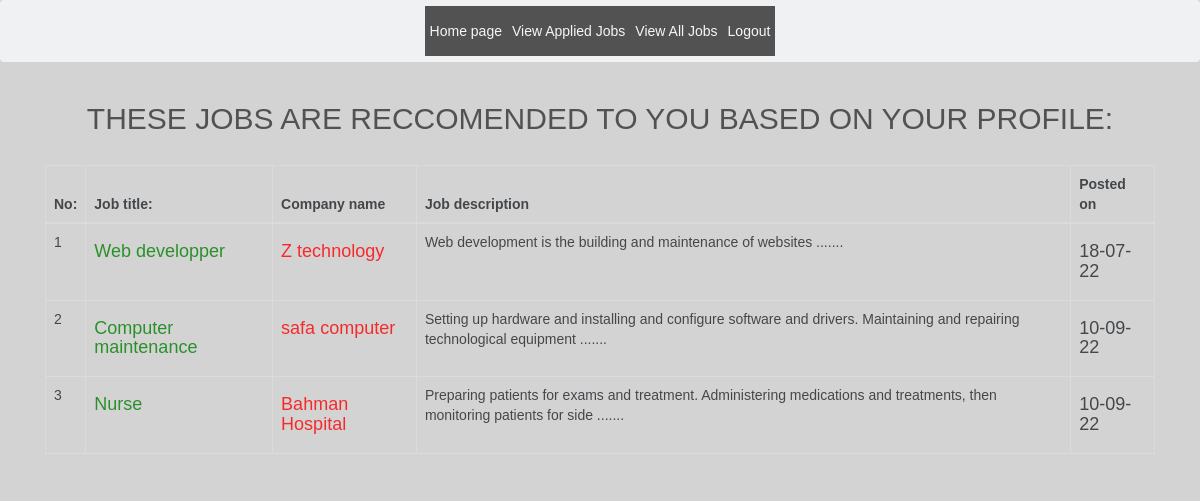
Screenshot of /jobseeker/recomandedjob.php (signed in) with the database file from the repository.
### tables this page shows
CREATE TABLE `jobs` (
  `jobid` int(11) NOT NULL,
  `eid` int(11) NOT NULL,
  `title` varchar(200) DEFAULT NULL,
  `jobdesc` blob DEFAULT NULL,
  `vacno` int(11) DEFAULT NULL,
  `experience` varchar(200) DEFAULT NULL,
  `basicpay` varchar(200) DEFAULT NULL,
  `fnarea` varchar(200) DEFAULT NULL,
  `location` varchar(200) DEFAULT NULL,
  `industry` varchar(200) DEFAULT NULL,
  `ugqual` varchar(200) DEFAULT NULL,
  `pgqual` varchar(200) DEFAULT NULL,
  `profile` blob DEFAULT NULL,
  `postdate` varchar(30) NOT NULL
);

CREATE TABLE `employer` (
  `eid` int(11) NOT NULL,
  `log_id` int(11) NOT NULL,
  `ename` varchar(200) DEFAULT NULL,
  `etype` varchar(200) DEFAULT NULL,
  `industry` varchar(200) DEFAULT NULL,
  `address` varchar(200) DEFAULT NULL,
  `pincode` varchar(200) DEFAULT NULL,
  `executive` varchar(200) DEFAULT NULL,
  `phone` varchar(200) DEFAULT NULL,
  `profile` blob DEFAULT NULL,
  `logo` varchar(100) DEFAULT NULL,
  `url` varchar(250) DEFAULT NULL
);

### jobseeker/recomandedjob.php (the view, shortened to what this page needs)
<?php
include_once('../config.php');
$id = $_SESSION['id'];
if(isset($_SESSION['id'])&& ($_SESSION['type']="jobseeker"))
{
    $q = "select * from login join jobseeker on login.log_id=jobseeker.log_id WHERE login.log_id = $id";
    $result = mysqli_query($db1, $q) or die("Selecting user profile failed");
    $row = mysqli_fetch_array($result);
}
else
{
    header('location:../login.php?msg=please_login');
}
?>
<!DOCTYPE html>
<html lang="en">
<head>
    <link href="https://cdn.jsdelivr.net/npm/bootstrap@5.1.3/dist/css/bootstrap.min.css" rel="stylesheet">
     <link rel="stylesheet" href="https://maxcdn.bootstrapcdn.com/bootstrap/3.4.1/css/bootstrap.min.css">
</head>
<nav class="navbar navbar-expand-sm bg-light justify-content-center">
            <ul class="navbar-nav">
                <li class="nav-item"><a class="nav-link" href="profile.php">Home page</a></li>
                <li class="nav-item"><a class="nav-link" href="view_applied.php">View Applied Jobs</a></li>
                <li class="nav-item"><a class="nav-link" href="alljobs.php">View All Jobs</a></li>
                <li class="nav-item"><a class="nav-link" href="../logout.php">Logout</a></li>
            </ul>
</nav>
<body>
  <div class="container">
        <?php
        $bg=$row['basic_edu'];
        $mg=$row['master_edu'];
        $q=mysqli_query($db1,"select * from jobs where ugqual='$bg' OR pgqual = '$mg'");
        if(mysqli_num_rows($q)>0) {
            echo "<center><h2>These jobs are reccomended to you based on your profile:</h2></center>";?>
            <br>
            <center> <table class="table table-bordered">
           <thead>
               <tr>
            <th>No:</th>
            <th>Job title:</th>
            <th>Company name</th>
            <th>Job description</th>
            <th>Posted on</th>
        </tr>
    </thead>
            <?php
   $i=1;
          while ($result2 = mysqli_fetch_array($q)) {
                $query2 = mysqli_query($db1, "select * from employer where eid = '$result2[eid]'");
                $r2 = mysqli_fetch_array($query2);
            echo " <tr> ";
                    echo "<td>".$i."</td>";
               echo "<td><h4> <a style='color: green;'  href='view_jobs.php?jid=" . $result2['jobid'] . "'>".$result2['title']."</a></h4></td>";
               echo "<td><h4 > <a style='color:red' href='view_emp.php?id=".$r2['eid']."'>".$r2['ename']."</a></h4></td>";
               echo "<td><p>". substr($result2['jobdesc'],0,120) ." .......</p></td>";
               echo "<td><h4> " . $result2['postdate'] ."</h4></td>";
               $i++;
            }
        }
        else{
           echo "<h3 style='color: red'>No jobs for this moment! </h3>";
        }
        ?>
        </table></center>
        </div>
</body>
</html>

### rows the page displays
jobs: title "Web developper", eid.ename "Z technology", jobdesc "Web development is the building and maintenance of websites", postdate "18-07-22"
jobs: title "Computer maintenance", eid.ename "safa computer", jobdesc "Setting up hardware and installing and configure software and drivers. Maintaining and repairing technological equipment", postdate "10-09-22"
jobs: title "Nurse", eid.ename "Bahman Hospital", jobdesc "Preparing patients for exams and treatment. Administering medications and treatments, then monitoring patients for side", postdate "10-09-22"
